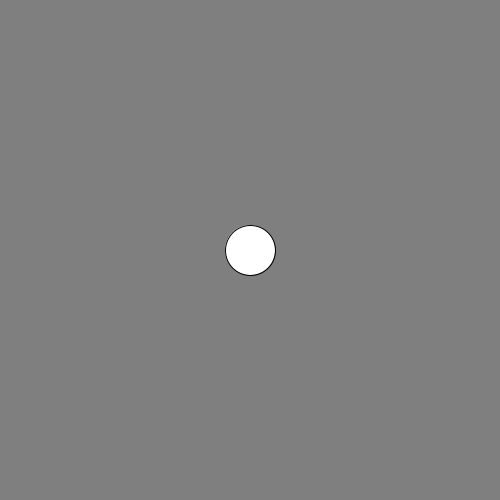
Frame 1 (no input)
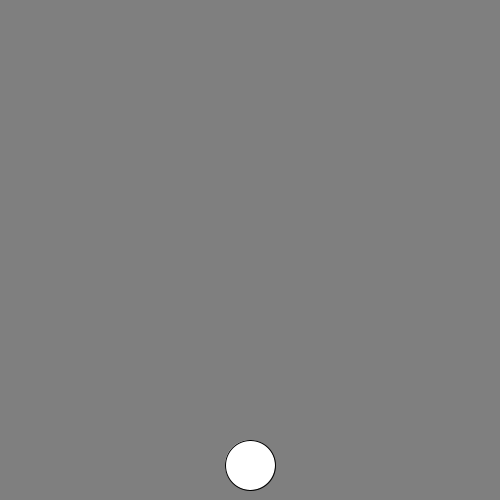
Frame 60 (the mouse pressed at the canvas centre just before this capture)
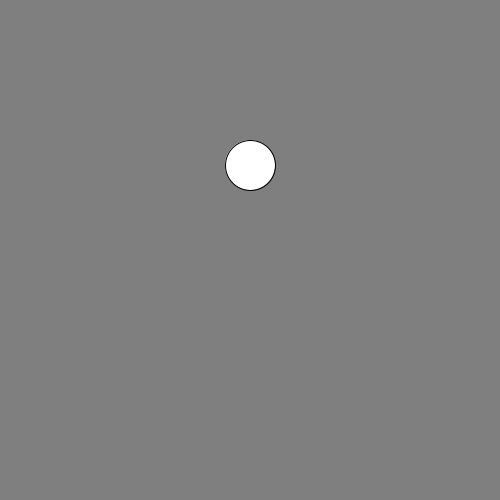
Frame 120 (the mouse held since frame 60 and released just before this capture)

The Processing sketch that drew these frames (run headless with seeded random() and noise(); from frame 60 on, the mouse is pressed at the canvas centre):

// Processing sketch: sample10_06
// ── sample10_06.pde
float y;
float speed_y;
void setup () {
  size(500, 500);
  y=250;
  speed_y=5;
}

void draw () {
  reset();
  fill(255);
  stroke(0);
  ellipse(250, y, 50, 50);
  y=y+speed_y;
  if (y>500) {
    speed_y=speed_y * (-1);
  }
}

void reset() {
  fill(127);
  noStroke();
  rect(0, 0, width, height);
}
